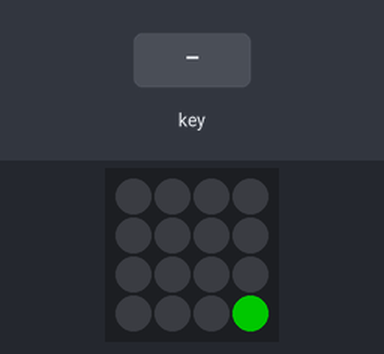
Bench run of a program on a simulated Raspberry Pi (BCM pin numbers). Parts: 4×4 RGB LED matrix. The inputs (shaded band) are chosen by the test bench. Dim RGB values are drawn brighter than linear; web requests get an empty 200 reply after 0.4 s; what the program prints to the terminal is not drawn.

Above: at 3.1 s.
4.5 s: key number 0 pressed for 0.2 s
At 4.72 s:
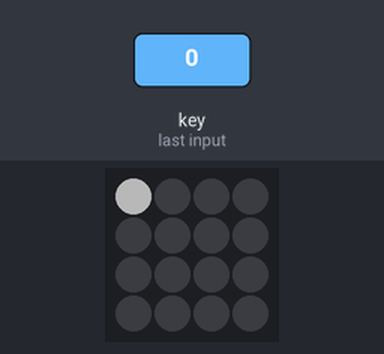
6.4 s: key number 12 pressed for 0.2 s
At 6.61 s:
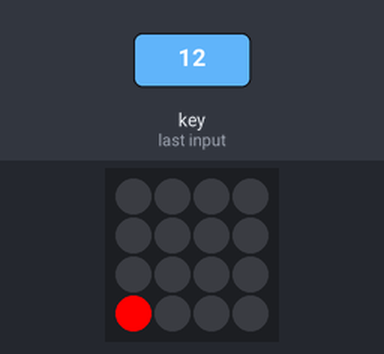
Timing chart, 0 to 9.4 s (numbered marks = the images above; inputs shaded):
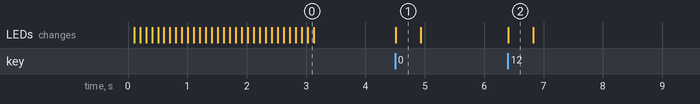

The program:

main.py
```python
from time import sleep
from keyboard_controller import KeyboardController

keyboard = KeyboardController("http://192.168.1.242:5000")

print("Starting Zero remote control...")

for i in range(16):
    keyboard.trellis.pixels[i] = (0, 100, 0)
    sleep(0.1)

for i in range(16):
    keyboard.trellis.pixels[i] = (0, 0, 0)
    sleep(0.1)

while True:
    try:
        #call the sync function call any triggered callbacks
        keyboard.trellis.sync()
        #the trellis can only be read every 10 millisecons or so
        sleep(.02)
    except KeyboardInterrupt:
        print("Stopping Zero remote control")
        break
```

keyboard_controller.py
```python
from busio import I2C
from board import SCL, SDA
from requests import get
from adafruit_neotrellis.neotrellis import NeoTrellis
from time import sleep


class KeyboardController:
    def __init__(self, api_address:str):
        self.api_address = api_address

        #create trellis on the I2C
        self.trellis = NeoTrellis(I2C(SCL, SDA))

        for i in range(16):
            #activate rising edge events on all keys
            self.trellis.activate_key(i, NeoTrellis.EDGE_RISING)
            #activate falling edge events on all keys
            self.trellis.activate_key(i, NeoTrellis.EDGE_FALLING)
        #register callbacks
        self.trellis.callbacks[15] = self.__ledstrip_toggle
        self.trellis.callbacks[14] = self.__lamp_toggle
        self.trellis.callbacks[13] = self.__yeelight_toggle
        self.trellis.callbacks[12] = self.__lights_toggle
        self.trellis.callbacks[8] = self.__lights_prev_color
        self.trellis.callbacks[4] = self.__lights_next_color
        self.trellis.callbacks[1] = self.__lcd_toggle
        self.trellis.callbacks[0] = self.__lights_brightness_cycle


    def _key_off(self, index):
        self.trellis.pixels[index] = (0, 0, 0)


    def send_command(self, event, entity_name, command, color = None):
        if event.edge == NeoTrellis.EDGE_RISING:
            if color is None:
                color = get(f"{self.api_address}/{entity_name}").json()["color"].values()

            self.trellis.pixels[event.number] = color
            get(f"{self.api_address}/{entity_name}/{command}")

        elif event.edge == NeoTrellis.EDGE_FALLING:
            self._key_off(event.number)


    def __ledstrip_toggle(self, event):
        self.send_command(event, "ledstrip", "toggle")

    def __lamp_toggle(self, event):
        self.send_command(event, "lamp", "toggle")

    def __yeelight_toggle(self, event):
        self.send_command(event, "yeelight", "toggle")

    def __lights_toggle(self, event):
        self.send_command(event, "lights", "toggle", (255, 0, 0))

    def __lights_brightness_cycle(self, event):
        self.send_command(event, "lights", "brightness_cycle/40/100", (69, 69, 69))

    def __lcd_toggle(self, event):
        self.send_command(event, "heater_lcd", "4", (0, 69, 0))


    def send_color_cycle(self, event, direction):
        if event.edge == NeoTrellis.EDGE_RISING:
            color = get(f"{self.api_address}/lights/color_cycle/{direction}").json().values()
            self.trellis.pixels[event.number] = color

        elif event.edge == NeoTrellis.EDGE_FALLING:
            sleep(0.4)
            self._key_off(event.number)


    def __lights_next_color(self, event):
        self.send_color_cycle(event, "next")

    def __lights_prev_color(self, event):
        self.send_color_cycle(event, "previous")
```

Measured:
- after the input at 4.5 s, the LEDs: change at once (image 1)
- after the input at 6.4 s, the LEDs: change at once (image 2)
